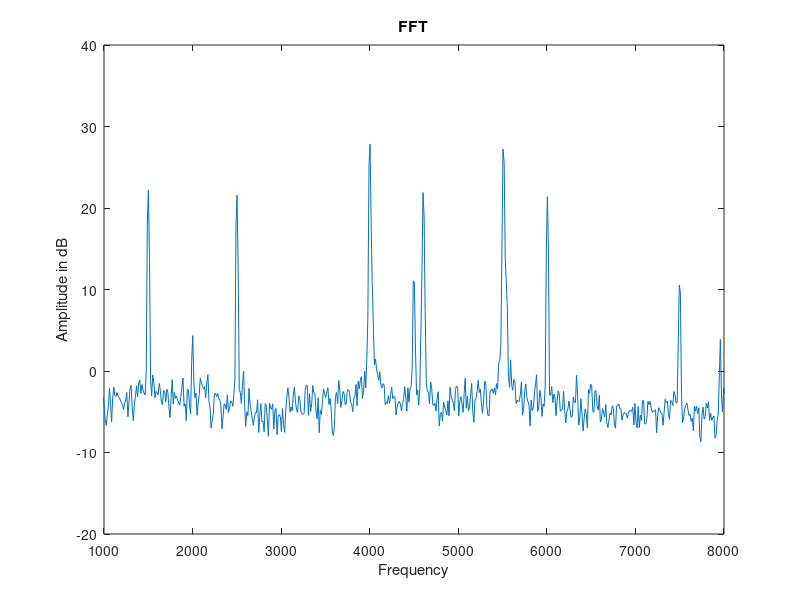

MATLAB code for this plot:
clear all;
close all;

donnees = load("fft_arduino.txt");

plot(donnees(:,2), donnees(:,3));
xlim([1000 8000]);
ylim([-20 40]);

title('FFT');
xlabel('Frequency');
ylabel('Amplitude in dB');